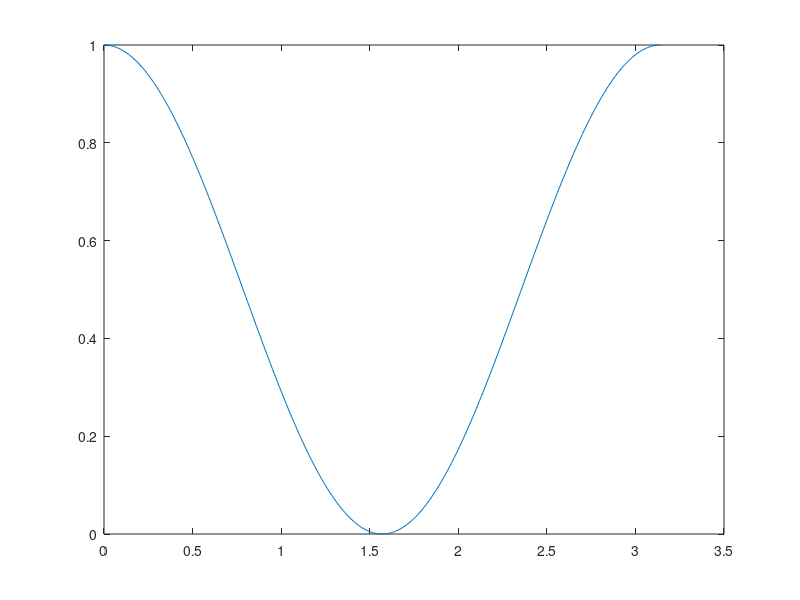
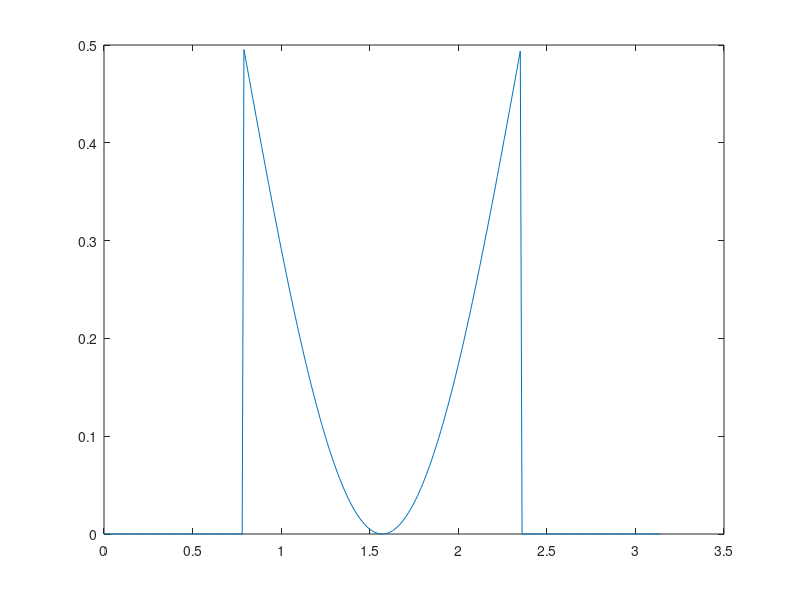

Recreate these plots in MATLAB, in order.
%% =========== BLIJF VAN HET ONDERSTAANDE CODE COMMENTAAR AF! =============
%                    |6a9ea14dcdab62aa961b4c163a871706|
%                            1811231301
%
% LEES DE VOLGENDE REGELS:
%
% 1 -   De volgende AANGEMAAKTE onderdelen mag je NIET aanpassen:
%                           A: Bestandsnamen
%                           B: Commentaar bij de code
%                           C: Folders en folderstructuur
%       Doe je dat toch dan krijg je GEEN punten voor deze opdracht.
% 2 -   Als dit bestand niet uit te voeren valt, bijvoorbeeld doordat je
%       tijdens het uitvoeren een foutmelding krijgt, krijg je GEEN punten!
% 3 -   Elke variabele waar 'NaN' aan is toegekend moet JIJ bewerken.
% 4 -   Je maakt de opdracht in dit bestand. Vul het bestand alleen aan met
%       voor de opdracht nuttige code. Doe je dit niet, dan kan dat een
%       vermindering van het te verdienen aantal punten tot gevolg hebben.
% 5 -   Door JOU geschreven commentaarregels (met %% of %) worden niet
%       door ons gelezen of gebruikt. 
% 6 -   Matlab is case-sensitive (hoofdlettergevoelig). De 
%       variabelen: 'aa', 'aA', 'Aa' en 'AA' zijn allemaal verschillend. 
%       Let dus goed op!
% 7 -   Als je programma een eeuwige-lus bevat (lees: nooit stopt met
%       uitvoeren) krijg je GEEN punten.
% 
% Opdrachtbeschrijving:
% Deze opdracht bestaat uit het schrijven/aanvullen van een SCRIPT. De
% specifieke opdracht staat hieronder.
%
% LET OP!
% Exacte naamgeving is heel belangrijk! Merk bv. het verschil op tussen
% de twee variabelen: 'mekker' en de variabele 'Mekker'. Matlab maakt dus 
% onderscheid tussen kleine letters en hoofdletters.
%
%% =========== BLIJF VAN HET BOVENSTAANDE CODE COMMENTAAR AF! =============
 
%% Opdracht 3
% Hieronder staat een regel waarmee je een grafiek van een kwadratische
% cosinus functie tekent. Maak een nieuw figuur aan. 
% Maak alle waarden in 'signaal' die groter zijn dan 0.5 gelijk aan nul.
% Ken die aangepaste vector toe aan een variabele 'data'.
% Plot 'data' met de bijbehorende tijdstippen in het nieuwe figure. 

close all
t = 0:0.01:pi;
signaal = cos(t).^2;
plot(t,signaal)

% De oplossing:
signaal(signaal > 0.5) = 0;
data = signaal;
figure
plot(t,data)
